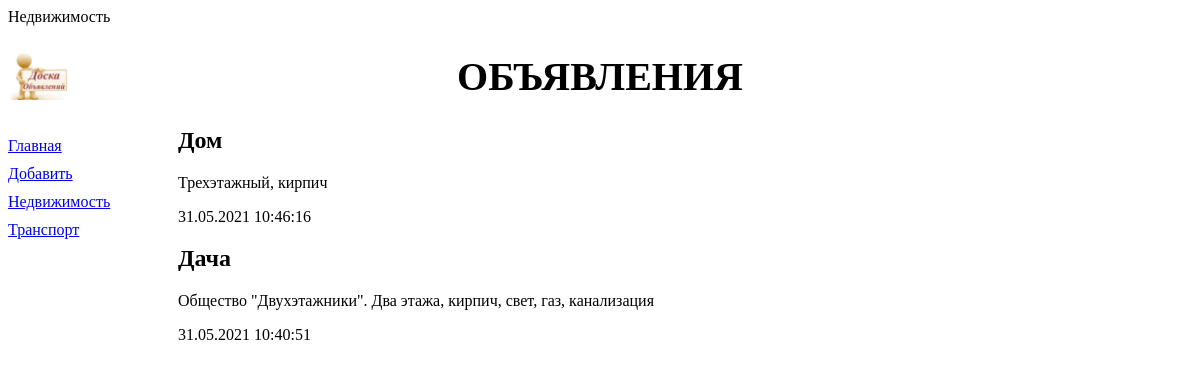
Screenshot of /bboard/1/ with the database file from the repository.
### bboard/models.py (models this page shows, shortened)
class Rubric(models.Model):
    name = models.CharField(max_length=20, db_index=True, verbose_name='Название')
    class Meta:
        verbose_name_plural = 'Рубрики'
        verbose_name = 'Рубрика'
        ordering = ['name']

class Bb(models.Model):
    title = models.CharField(max_length=50, verbose_name="Товар")
    content = models.TextField(null=True, blank=True, verbose_name="Описание")
    price = models.FloatField(null=True, blank=True, verbose_name="Цена")
    published = models.DateTimeField(auto_now_add=True, db_index=True, verbose_name="Опубликовано")
    rubric = models.ForeignKey('Rubric', null=True, on_delete=models.PROTECT,verbose_name='Рубрика')
    class Meta:
        verbose_name = "Объявление"
        verbose_name_plural = "Объявления"
        ordering = ['-published']

### bboard/views.py (the view)
# urls.py: path("<int:rubric_id>/", by_rubric, name = 'by_rubric'),
def by_rubric(request, rubric_id):
    bbs = Bb.objects.filter(rubric=rubric_id)
    rubrics = Rubric.objects.all()
    current_rubric = Rubric.objects.get(pk=rubric_id)
    context = {'bbs': bbs, 'rubrics': rubrics, 'current_rubric': current_rubric}
    return render(request, template_name='bboard/by_rubric.html', context=context)

### bboard/templates/bboard/by_rubric.html (shortened to what this page needs)
{% extends 'layout/basic.html' %}
{% block content %}
    {% for i in bbs %}
        <h2>{{ i.title }}</h2>
        <p>{{ i.content }}</p>
        <p>{{ i.published|date:"d.m.Y H:i:s" }}</p>
    {% endfor %}
{% endblock %}

### bboard/templates/layout/basic.html (shortened to what this page needs)
{% load static %}
<!DOCTYPE html>
<html lang="en">
<head>
    <link rel="stylesheet" type="text/css" href="{% static 'bboard/style.css' %}">
</head>
<body>
<header>
    <h1>Объявления</h1>
</header>
<nav>
    <a href="{% url 'index' %}">Главная</a>
    <a href="{% url 'add' %}">Добавить</a>
    {% for j in rubrics %}
        <a href="{% url 'by_rubric' j.pk %}">{{ j.name }}</a>
    {% endfor %}
</nav>
<section>
    {% block content %}{% endblock %}
</section>
</body>
</html>

### bboard/static/bboard/style.css (style rules this page uses)
header h1 { font-size: 40px; text-transform: uppercase; text-align: center; background: url("img.png") left / auto 100% no-repeat; }
nav { font-size: 16px; width: 150px; float: left; }
nav a { display: block; margin: 10px 0; }
section { margin-left: 170px; }

### rows the page displays
Rubric: name "Недвижимость"
Rubric: name "Транспорт"
Bb: title "Дом", content "Трехэтажный, кирпич", published "31.05.2021 10:46:16"
Bb: title "Дача", content "Общество \"Двухэтажники\". Два этажа, кирпич, свет, газ, канализация", published "31.05.2021 10:40:51"
